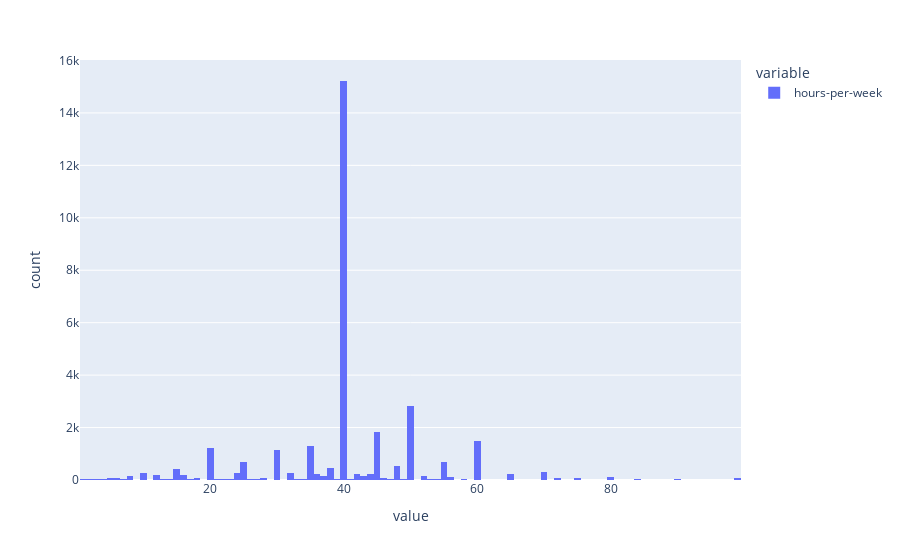

This figure's notebook cell:
### Code cell
px.histogram(df['hours-per-week'])

### Figure 1 — Plotly figure (JSON) as saved in the notebook; plotly's stock layout.template omitted (floating-point values rounded to 4 significant figures; data arrays with more than 128 entries replaced by an {"elided": "..."} marker saying what was removed)
{"data": [{"alignmentgroup": "True", "bingroup": "x", "hovertemplate": "variable=hours-per-week<br>value=%{x}<br>count=%{y}<extra></extra>", "legendgroup": "hours-per-week", "marker": {"color": "#636efa", "pattern": {"shape": ""}}, "name": "hours-per-week", "offsetgroup": "hours-per-week", "orientation": "v", "showlegend": true, "type": "histogram", "x": {"elided": "32561 int values"}, "xaxis": "x", "yaxis": "y"}], "layout": {"barmode": "relative", "legend": {"title": {"text": "variable"}, "tracegroupgap": 0}, "margin": {"t": 60}, "xaxis": {"anchor": "y", "domain": [0, 1], "title": {"text": "value"}}, "yaxis": {"anchor": "x", "domain": [0, 1], "title": {"text": "count"}}}}
